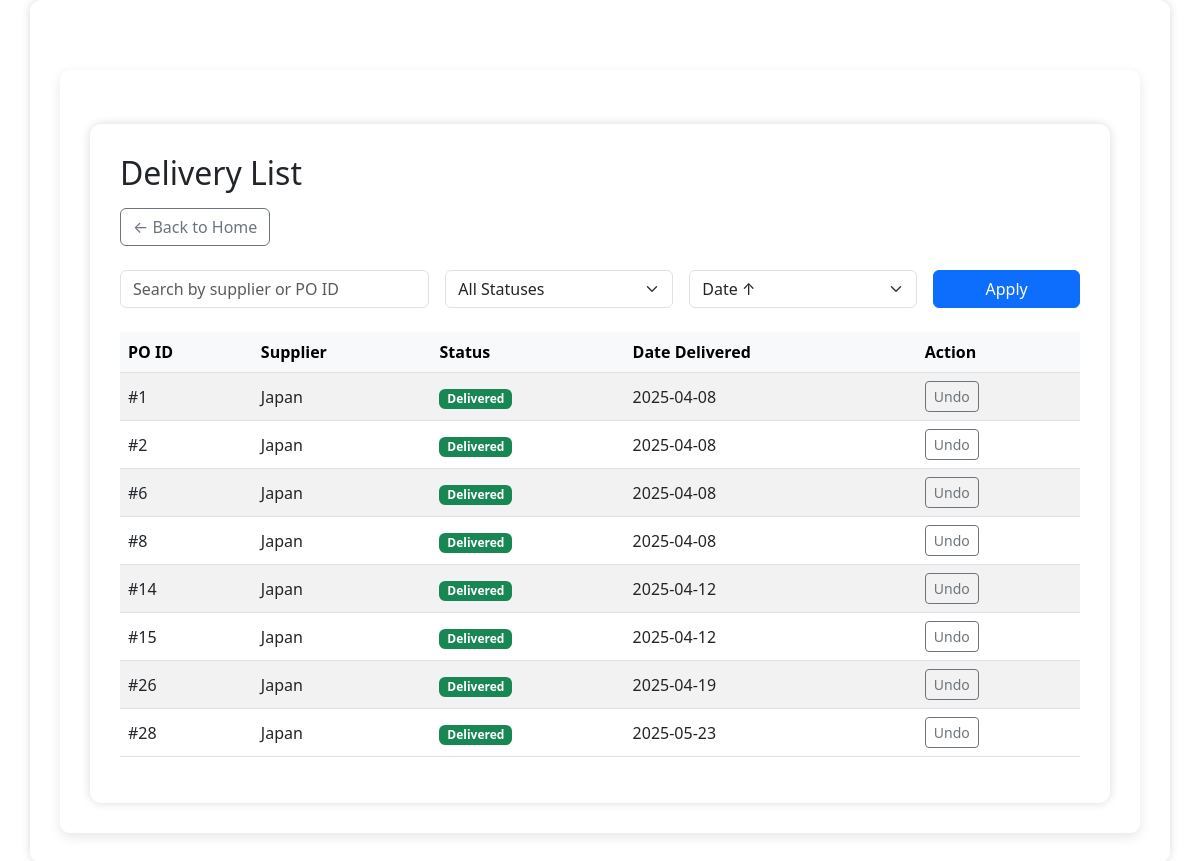
/deliveries/, run on an earlier commit of the app's database.
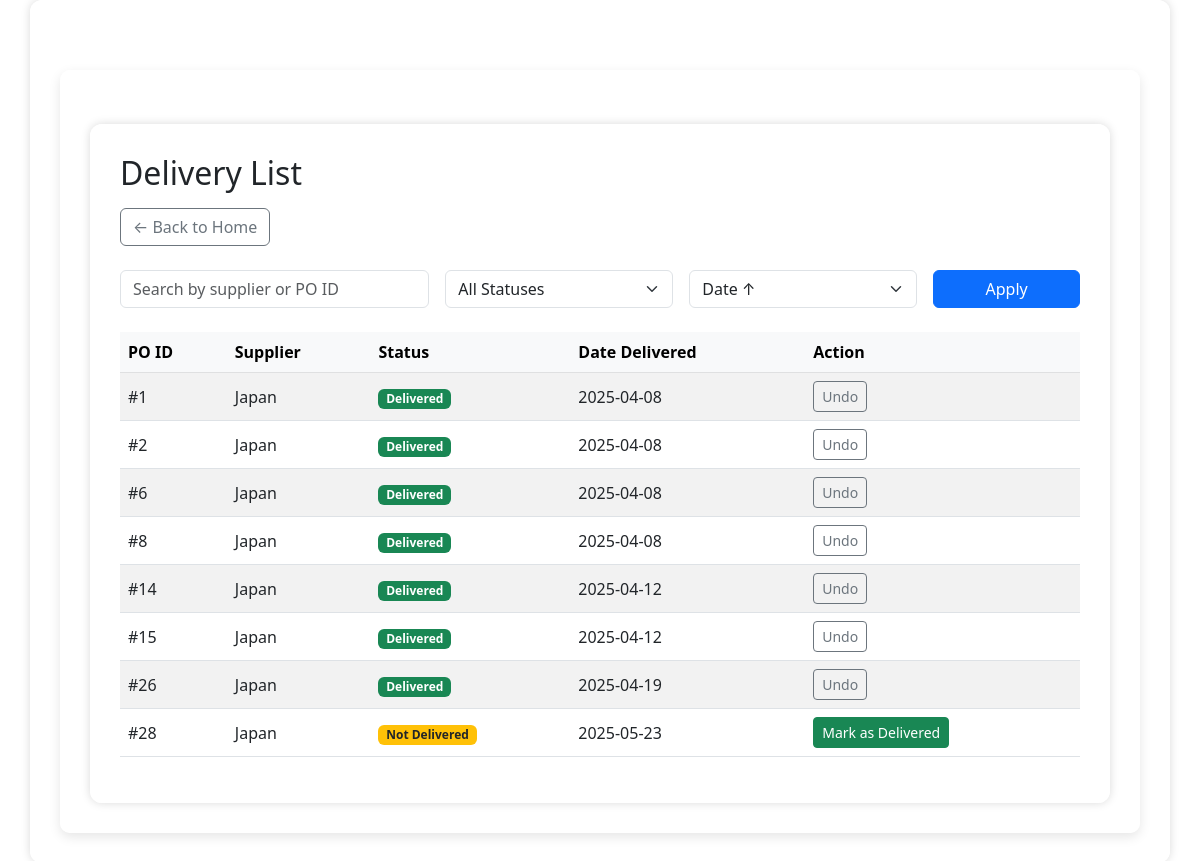
And on a later commit of the database.
### core/models.py (models this page shows, shortened)
class Delivery(models.Model):
    purchase_order = models.ForeignKey('PurchaseOrder', on_delete=models.CASCADE)
    delivery_date = models.DateField()
    received_by = models.ForeignKey('auth.User', on_delete=models.SET_NULL, null=True)
    notes = models.TextField(blank=True, null=True)
    delivered = models.BooleanField(default=False)

class PurchaseOrder(models.Model):
    supplier = models.ForeignKey(Supplier, on_delete=models.CASCADE)
    date_created = models.DateField(auto_now_add=True)
    expected_delivery_date = models.DateField(blank=True, null=True)
    status = models.CharField(max_length=20, default='Pending')  # e.g., Pending, Delivered, Cancelled

class Supplier(models.Model):
    name = models.CharField(max_length=255)
    contact_person = models.CharField(max_length=255, blank=True, null=True)
    email = models.EmailField(blank=True, null=True)
    phone = models.CharField(max_length=20, blank=True, null=True)
    address = models.TextField(blank=True, null=True)

### core/views.py (the view)
# urls.py: path('deliveries/', views.delivery_list, name='delivery_list'),
def delivery_list(request):
    search_query = request.GET.get('search', '')
    status_filter = request.GET.get('status', '')
    sort_by = request.GET.get('sort', 'delivery_date')
    deliveries = Delivery.objects.all()
    if search_query:
        deliveries = deliveries.filter(
            Q(purchase_order__supplier__name__icontains=search_query) |
            Q(purchase_order__id__icontains=search_query)
        )
    if status_filter == 'delivered':
        deliveries = deliveries.filter(delivered=True)
    elif status_filter == 'not_delivered':
        deliveries = deliveries.filter(delivered=False)
    if sort_by in ['delivery_date', '-delivery_date', 'delivered']:
        deliveries = deliveries.order_by(sort_by)
    paginator = Paginator(deliveries, 10)
    page_number = request.GET.get("page")
    page_obj = paginator.get_page(page_number)
    context = {
        'deliveries': page_obj,
        'search_query': search_query,
        'status_filter': status_filter,
        'sort_by': sort_by
    }
    return render(request, 'core/delivery_list.html', context)

### core/templates/core/delivery_list.html (shortened to what this page needs)
{% extends 'base.html' %}
{% block content %}
{% load static %}
<div class="container mt-4">
  <h2 class="mb-3">Delivery List</h2>
  <a href="{% url 'home' %}" class="btn btn-outline-secondary mb-4">← Back to Home</a>
  <form method="get" class="row g-3 mb-4">
    <div class="col-md-4">
      <input type="text" name="search" class="form-control" placeholder="Search by supplier or PO ID" value="{{ search_query }}">
    </div>
    <div class="col-md-3">
      <select name="status" class="form-select">
        <option value="">All Statuses</option>
      </select>
    </div>
    <div class="col-md-3">
      <select name="sort" class="form-select">
        <option value="delivery_date" {% if sort_by == 'delivery_date' %}selected{% endif %}>Date ↑</option>
      </select>
    </div>
    <div class="col-md-2">
      <button type="submit" class="btn btn-primary w-100">Apply</button>
    </div>
  </form>
  <div class="table-responsive">
    <table class="table table-striped align-middle">
      <thead class="table-light">
        <tr>
          <th>PO ID</th>
          <th>Supplier</th>
          <th>Status</th>
          <th>Date Delivered</th>
          <th>Action</th>
        </tr>
      </thead>
      <tbody>
        {% for delivery in deliveries %}
        <tr>
          <td>#{{ delivery.purchase_order.id }}</td>
          <td>{{ delivery.purchase_order.supplier.name }}</td>
          <td>
            {% if delivery.delivered %}
              <span class="badge bg-success">Delivered</span>
            {% else %}
              <span class="badge bg-warning text-dark">Not Delivered</span>
            {% endif %}
          </td>
          <td>{{ delivery.delivery_date|date:"Y-m-d" }}</td>
          <td>
            {% if delivery.delivered %}
              <a href="{% url 'undo_delivery' delivery.id %}" class="btn btn-sm btn-outline-secondary">Undo</a>
            {% else %}
              <a href="{% url 'mark_as_delivered' delivery.id %}" class="btn btn-sm btn-success">Mark as Delivered</a>
            {% endif %}
          </td>
        </tr>
        {% empty %}
        <tr>
          <td colspan="5" class="text-center text-muted">No deliveries found.</td>
        </tr>
        {% endfor %}
      </tbody>
    </table>
  </div>
</div>
{% endblock %}

What changed in the data, as far as the page shows it:
changed Delivery (number 8 of 8 on the later page): delivered "Delivered Undo" → "Not Delivered Mark as Delivered"
